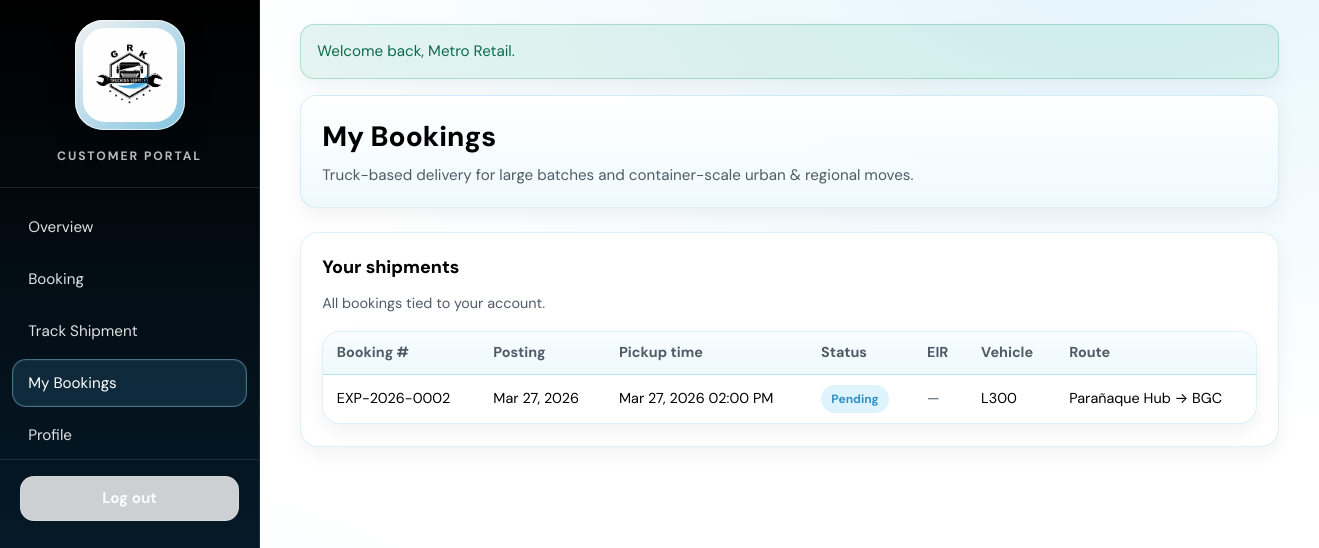
Page /customer/dashboard.php?section=bookings (signed in) on the earlier database version.
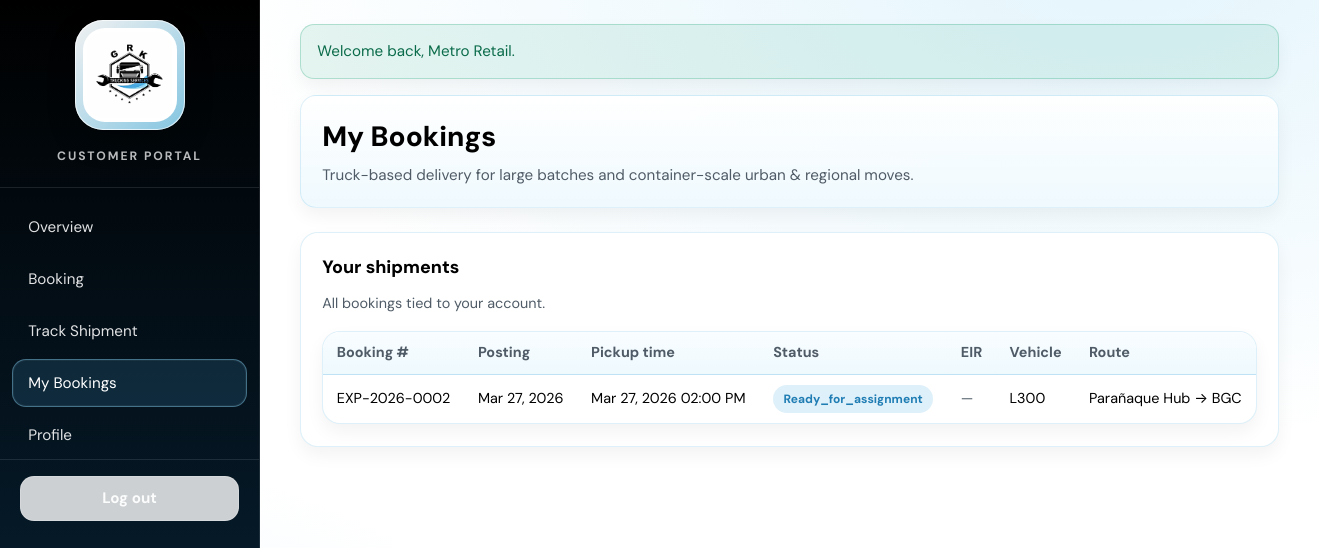
Same page on the later database version.
### tables this page shows
CREATE TABLE `bookings` (
  `id` INT UNSIGNED NOT NULL AUTO_INCREMENT,
  `booking_number` VARCHAR(32) NOT NULL,
  `customer_id` INT UNSIGNED NOT NULL,
  `username` VARCHAR(64) NOT NULL,
  `name` VARCHAR(120) NOT NULL,
  `email` VARCHAR(255) NOT NULL,
  `mobile` VARCHAR(40) NOT NULL,
  `booking_datetime` TIMESTAMP NOT NULL,
  `posting_date` TIMESTAMP NOT NULL,
  `vehicle_type` VARCHAR(64) NOT NULL,
  `pickup` VARCHAR(255) NOT NULL,
  `dropoff` VARCHAR(255) NOT NULL,
  `cargo_desc` TEXT NOT NULL,
  `additional_requirements` TEXT NOT NULL,
  `status` VARCHAR(32) NOT NULL DEFAULT 'pending',
  `driver_id` INT UNSIGNED NULL,
  `payout` DECIMAL(12, 2) NULL,
  `gatepass_image` VARCHAR(512) NULL,
  `eir_image` VARCHAR(512) NULL,
  PRIMARY KEY (`id`),
  UNIQUE KEY `uq_bookings_number` (`booking_number`),
  KEY `idx_bookings_customer` (`customer_id`),
  KEY `idx_bookings_driver` (`driver_id`),
  KEY `idx_bookings_status` (`status`),
  CONSTRAINT `fk_bookings_customer` FOREIGN KEY (`customer_id`) REFERENCES `customers` (`id`)
    ON UPDATE CASCADE ON DELETE RESTRICT,
  CONSTRAINT `fk_bookings_driver` FOREIGN KEY (`driver_id`) REFERENCES `drivers` (`id`)
    ON UPDATE CASCADE ON DELETE SET NULL
);

### customer/dashboard.php (called while the page is built, shortened)
<?php
$section = $_GET['section'] ?? 'overview';
$titles = [
    'overview' => 'Overview',
    'booking' => 'Truck Booking',
    'track' => 'Track Shipment',
    'bookings' => 'My Bookings',
    'profile' => 'Profile',
];
$pageTitle = $titles[$section];
require dirname(__DIR__) . '/includes/header_customer.php';
require __DIR__ . '/sections/' . $section . '.php';
require dirname(__DIR__) . '/includes/footer_customer.php';

### includes/helpers.php (called while the page is built, shortened)
<?php
function asset(string $path): string
{
    return rtrim(BASE_URL, '/') . '/assets/' . ltrim($path, '/');
}
function asset_v(string $path): string
{
    $url = asset($path);
    $full = APP_ROOT . DIRECTORY_SEPARATOR . 'assets' . DIRECTORY_SEPARATOR . str_replace('/', DIRECTORY_SEPARATOR, ltrim($path, '/'));
    $v = is_file($full) ? (string) filemtime($full) : (string) time();
    $sep = str_contains($url, '?') ? '&' : '?';
    return $url . $sep . 'v=' . rawurlencode($v);
}
function e(?string $s): string
{
    return htmlspecialchars((string) $s, ENT_QUOTES, 'UTF-8');
}
function flash_get(string $key): ?string
{
    $m = $_SESSION['_flash'][$key] ?? null;
    return $m;
}
function format_timestamp(?string $value, ?string $format = null, ?string $timezone = null): string
{
    $value = $value === null ? '' : trim((string) $value);
    $value = str_replace('T', ' ', $value);
    $tzName = $timezone ?: (date_default_timezone_get() ?: 'Asia/Manila');
    $tz = new DateTimeZone($tzName);
    $dt = null;
    try {
        $dt = new DateTimeImmutable($value, $tz);
    } catch (Throwable $e) {
        return $value;
    }
    if ($format === null) {
        if (preg_match('/^\d{4}-\d{2}-\d{2}$/', $value) === 1) {
            $format = 'M j, Y';
        } else {
            $format = 'M j, Y h:i A';
        }
    }
    return $dt->format($format);
}

### data/repository.php (called while the page is built, shortened)
<?php
function repo_map_booking_row(array $row): array
{
    $row['customer_id'] = (int) $row['customer_id'];
    $row['driver_id'] = isset($row['driver_id']) && $row['driver_id'] !== null && $row['driver_id'] !== ''
        ? (int) $row['driver_id'] : null;
    $row['payout'] = isset($row['payout']) && $row['payout'] !== null && $row['payout'] !== ''
        ? (float) $row['payout'] : null;
    $row['gatepass_image'] = isset($row['gatepass_image']) && $row['gatepass_image'] !== null && $row['gatepass_image'] !== ''
        ? (string) $row['gatepass_image'] : null;
    $row['eir_image'] = isset($row['eir_image']) && $row['eir_image'] !== null && $row['eir_image'] !== ''
        ? (string) $row['eir_image'] : null;
    return $row;
}
function repo_customer_bookings(int $customerId): array
{
    $pdo = db();
    $stmt = $pdo->prepare('SELECT * FROM bookings WHERE customer_id = ? ORDER BY booking_datetime DESC');
    $stmt->execute([$customerId]);
    $out = [];
    foreach ($stmt->fetchAll() as $row) {
        $out[] = repo_map_booking_row($row);
    }
    return $out;
}

### customer/sections/bookings.php (the view, shortened to what this page needs)
<?php
$u = auth_user();
$mine = repo_customer_bookings((int) $u['id']);
?>
<div class="card">
  <h2>Your shipments</h2>
  <p style="margin:0 0 1rem;color:var(--muted);font-size:0.9rem;">All bookings tied to your account.</p>
  <?php if (!$mine): ?>
    <p style="color:var(--muted)">No bookings yet. Use <a href="<?= e(BASE_URL . '/customer/dashboard.php?section=booking') ?>">Booking</a> to create one.</p>
  <?php else: ?>
    <div class="table-wrap">
      <table>
        <thead>
          <tr>
            <th>Booking #</th>
            <th>Posting</th>
            <th>Pickup time</th>
            <th>Status</th>
            <th>EIR</th>
            <th>Vehicle</th>
            <th>Route</th>
          </tr>
        </thead>
        <tbody>
          <?php foreach ($mine as $b): ?>
            <?php $cls = 'badge--' . preg_replace('/[^a-z_]/', '', (string) ($b['status'] ?? 'pending')); ?>
            <?php
              $bn = (string) ($b['booking_number'] ?? '');
              $eirLink = BASE_URL . '/handlers/view_booking_doc.php?booking_number=' . urlencode($bn) . '&doc=eir';
              $eirReady = (string) ($b['eir_image'] ?? '') !== '';
              $canShowEir = in_array(($b['status'] ?? ''), ['in_transit', 'completed'], true) && $eirReady;
            ?>
            <tr>
              <td><?= e($b['booking_number'] ?? '') ?></td>
              <td><?= e(format_timestamp($b['posting_date'] ?? '', 'M j, Y')) ?></td>
              <td><?= e(format_timestamp($b['booking_datetime'] ?? '')) ?></td>
              <td><span class="badge <?= e($cls) ?>"><?= e($b['status'] ?? '') ?></span></td>
              <td>
                <?php if ($canShowEir): ?>
                  <a href="<?= e($eirLink) ?>" target="_blank" rel="noopener noreferrer">View</a>
                <?php else: ?>
                  <span style="color:var(--muted)">—</span>
                <?php endif; ?>
              </td>
              <td><?= e($b['vehicle_type'] ?? '') ?></td>
              <td><?= e($b['pickup'] ?? '') ?> → <?= e($b['dropoff'] ?? '') ?></td>
            </tr>
          <?php endforeach; ?>
        </tbody>
      </table>
    </div>
  <?php endif; ?>
</div>

### includes/header_customer.php (shortened to what this page needs)
<?php
$base = BASE_URL . '/customer/dashboard.php';
$logoUrl = BASE_URL . '/assets/GRK%20LOGO.png';
?>
<!DOCTYPE html>
<html lang="en">
<head>
  <link rel="stylesheet" href="<?= e(asset_v('css/global.css')) ?>">
  <link rel="stylesheet" href="<?= e(asset_v('css/dashboard-customer-' . $section . '.css')) ?>">
</head>
<body>
  <div class="app-shell">
    <aside class="sidebar">
      <div class="sidebar__brand">
        <div class="sidebar__logoWrap">
          <img src="<?= e($logoUrl) ?>" alt="GRK Trucking Services logo">
        </div>
        <small>Customer portal</small>
      </div>
      <nav class="sidebar__nav" aria-label="Customer">
        <a href="<?= e($base . '?section=overview') ?>" class="<?= $section === 'overview' ? 'is-active' : '' ?>">Overview</a>
        <a href="<?= e($base . '?section=booking') ?>" class="<?= $section === 'booking' ? 'is-active' : '' ?>">Booking</a>
        <a href="<?= e($base . '?section=track') ?>" class="<?= $section === 'track' ? 'is-active' : '' ?>">Track Shipment</a>
        <a href="<?= e($base . '?section=bookings') ?>" class="<?= $section === 'bookings' ? 'is-active' : '' ?>">My Bookings</a>
        <a href="<?= e($base . '?section=profile') ?>" class="<?= $section === 'profile' ? 'is-active' : '' ?>">Profile</a>
      </nav>
      <div class="sidebar__foot">
        <a class="btn btn--ghost" style="width:100%" href="<?= e(BASE_URL . '/handlers/logout.php?portal=customer') ?>">Log out</a>
      </div>
    </aside>
    <main class="main">
      <?php if ($m = flash_get('success')): ?>
        <div class="flash flash--ok"><?= e($m) ?></div>
      <?php endif; ?>
      <header class="page-head">
        <h1><?= e($pageTitle) ?></h1>
        <p>Truck-based delivery for large batches and container-scale urban & regional moves.</p>
      </header>

### includes/footer_customer.php (shortened to what this page needs)
    </main>
  </div>
</body>
</html>

### assets/css/dashboard-customer-bookings.css (style rules this page uses)
.table-wrap th, .table-wrap td { white-space: nowrap; }

Differences in the rows shown:
changed bookings "Parañaque Hub": status "Pending" → "Ready_for_assignment"
